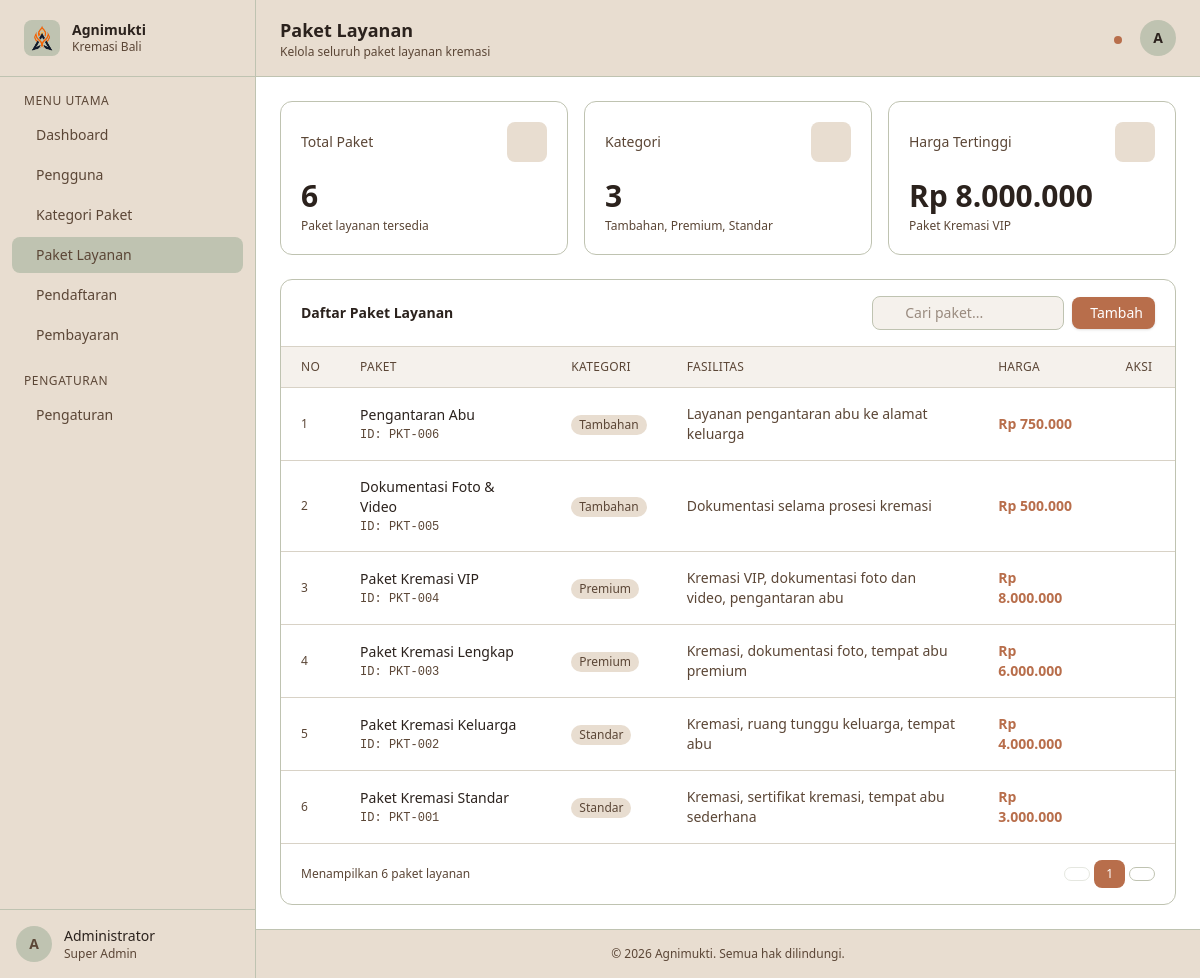
/admin/index.php?page=services, run on the app's committed database.
### tables this page shows
CREATE TABLE paket_layanan (
    id_paket INT AUTO_INCREMENT PRIMARY KEY,
    id_kategori INT NOT NULL,
    nama_paket VARCHAR(100) NOT NULL,
    harga DECIMAL(12,2) NOT NULL,
    fasilitas TEXT,
    created_at TIMESTAMP DEFAULT CURRENT_TIMESTAMP,

    CONSTRAINT fk_paket_kategori
    FOREIGN KEY (id_kategori)
    REFERENCES kategori_paket(id_kategori)
    ON UPDATE CASCADE
    ON DELETE RESTRICT
);

CREATE TABLE kategori_paket (
    id_kategori INT AUTO_INCREMENT PRIMARY KEY,
    nama_kategori VARCHAR(100) NOT NULL,
    deskripsi TEXT,
    created_at TIMESTAMP DEFAULT CURRENT_TIMESTAMP
);

### config/Database.php (called while the page is built)
<?php
class Database {
    private $host = "localhost";
    private $username = "root";
    private $password = "";
    private $dbname   = "db_agnimukti";
    public function connect() {
        try {
            $pdo = new PDO(
                "mysql:host={$this->host};dbname={$this->dbname};charset=utf8mb4",
                $this->username,
                $this->password
            );
            $pdo->setAttribute(PDO::ATTR_ERRMODE, PDO::ERRMODE_EXCEPTION);
            return $pdo;
        } catch (PDOException $e) {
            die("Koneksi database gagal: " . $e->getMessage());
        }
    }
}
?>

### classes/PaketLayanan.php (called while the page is built, shortened)
<?php
require_once __DIR__ . '/../config/Database.php';
class PaketLayanan
{
    private $conn;
    public function __construct()
    {
        $database = new Database();
        $this->conn = $database->connect();
    }
    public function getAll()
    {
        $sql = "SELECT
                    p.id_paket,
                    p.id_kategori,
                    k.nama_kategori,
                    p.nama_paket,
                    p.harga,
                    p.fasilitas
                FROM paket_layanan p
                JOIN kategori_paket k
                    ON p.id_kategori = k.id_kategori
                ORDER BY p.id_paket DESC";
        $stmt = $this->conn->prepare($sql);
        $stmt->execute();
        return $stmt->fetchAll(PDO::FETCH_ASSOC);
    }
}

### classes/KategoriPaket.php (called while the page is built, shortened)
<?php
require_once __DIR__ . '/../config/Database.php';
class KategoriPaket {
    private $conn;
    public function __construct()
    {
        $database = new Database();
        $this->conn = $database->connect();
    }
    public function getAll() {
        try {
        $query = "SELECT * FROM kategori_paket ORDER BY id_kategori DESC";
        $stmt = $this->conn->prepare($query);
        $stmt->execute();
        $data = $stmt->fetchAll(PDO::FETCH_ASSOC);
        return [
            "status" => true,
            "message" => "Data kategori berhasil diambil",
            "data" => $data
        ];
        } catch (PDOException $e) {
            return [
                "status" => false,
                "message" => $e->getMessage()
            ];
        }
    }
}
?>

### public/admin/pages/services.php (the view, shortened to what this page needs)
<?php
require_once __DIR__ . '/../../../classes/KategoriPaket.php';
require_once __DIR__ . '/../../../classes/PaketLayanan.php';
$paketModel = new PaketLayanan();
$kategoriModel = new KategoriPaket();
$resKategori = $kategoriModel->getAll();
$kategori_list = ($resKategori['status']) ? $resKategori['data'] : [];
$daftar_paket = $paketModel->getAll();
$total_paket = count($daftar_paket);
$kategori_unik = array_unique(array_column($daftar_paket, 'nama_kategori'));
$total_kategori = count($kategori_list);
$harga_tertinggi = 0;
$nama_paket_tertinggi = '-';
foreach ($daftar_paket as $p) {
    if ($p['harga'] > $harga_tertinggi) {
        $harga_tertinggi = $p['harga'];
        $nama_paket_tertinggi = $p['nama_paket'];
    }
}
$format_harga_tertinggi = $harga_tertinggi > 0 ? 'Rp ' . number_format($harga_tertinggi, 0, ',', '.') : 'Rp 0';
?>
<header class="bg-[#E8DDD0] border-b border-[#BFC3B1] px-6 py-4 flex items-center justify-between sticky top-0 z-30">
    <div>
        <h1 class="text-lg font-semibold text-[#2B221D]">Paket Layanan</h1>
        <p class="text-xs text-[#5B4636]">Kelola seluruh paket layanan kremasi</p>
    </div>
    <div class="flex items-center gap-3">
        <button class="relative text-[#5B4636] hover:text-[#2B221D] p-2 rounded-lg hover:bg-[#D8D2C6] transition-colors">
            <span class="absolute top-1.5 right-1.5 w-2 h-2 bg-[#B86E4B] rounded-full"></span>
        </button>
        <div class="w-9 h-9 rounded-full bg-[#BFC3B1] flex items-center justify-center text-[#2B221D] font-semibold text-sm">A</div>
    </div>
</header>
<main class="flex-1 p-6 space-y-6">
    <div class="grid grid-cols-1 sm:grid-cols-3 gap-4">
        <div class="bg-white rounded-xl border border-[#BFC3B1] p-5">
            <div class="flex items-center justify-between mb-4">
                <p class="text-sm text-[#5B4636]">Total Paket</p>
                <div class="w-10 h-10 rounded-lg bg-[#E8DDD0] flex items-center justify-center">
                </div>
            </div>
            <p class="text-3xl font-semibold text-[#2B221D]"><?= $total_paket; ?></p>
            <p class="text-xs text-[#5B4636] mt-1">Paket layanan tersedia</p>
        </div>
        <div class="bg-white rounded-xl border border-[#BFC3B1] p-5">
            <div class="flex items-center justify-between mb-4">
                <p class="text-sm text-[#5B4636]">Kategori</p>
                <div class="w-10 h-10 rounded-lg bg-[#E8DDD0] flex items-center justify-center">
                </div>
            </div>
            <p class="text-3xl font-semibold text-[#2B221D]"><?= $total_kategori; ?></p>
            <p class="text-xs text-[#5B4636] mt-1"><?= count($kategori_unik) > 0 ? implode(', ', $kategori_unik) : 'Belum ada paket aktif'; ?></p>
        </div>
        <div class="bg-white rounded-xl border border-[#BFC3B1] p-5">
            <div class="flex items-center justify-between mb-4">
                <p class="text-sm text-[#5B4636]">Harga Tertinggi</p>
                <div class="w-10 h-10 rounded-lg bg-[#E8DDD0] flex items-center justify-center">
                </div>
            </div>
            <p class="text-3xl font-semibold text-[#2B221D]"><?= $format_harga_tertinggi; ?></p>
            <p class="text-xs text-[#5B4636] mt-1"><?= htmlspecialchars($nama_paket_tertinggi); ?></p>
        </div>
    </div>
    <div class="bg-white rounded-xl border border-[#BFC3B1]">
        <div class="px-5 py-4 border-b border-[#D8D2C6] flex flex-col sm:flex-row sm:items-center gap-3 justify-between">
            <h2 class="text-sm font-semibold text-[#2B221D]">Daftar Paket Layanan</h2>
            <div class="flex items-center gap-2">
                <div class="relative">
                    <input
                        type="text"
                        id="searchLayanan"
                        placeholder="Cari paket..."
                        class="pl-8 pr-4 py-1.5 text-sm border border-[#BFC3B1] rounded-lg bg-[#F5F1EC] text-[#2B221D] placeholder-[#5B4636]/60 focus:outline-none focus:ring-2 focus:ring-[#B86E4B]/30 focus:border-[#B86E4B] w-48"
                        onkeyup="searchTable()"
                    >
                </div>
                <button onclick="document.getElementById('modalTambah').classList.remove('hidden')"
                    class="flex items-center gap-1.5 px-3 py-1.5 bg-[#B86E4B] hover:bg-[#B86E4B]/90 text-white text-sm rounded-lg transition-colors shadow-sm">
                    Tambah
                </button>
            </div>
        </div>
        <div class="overflow-x-auto">
            <table class="w-full text-sm" id="tablePaket">
                <thead>
                    <tr class="bg-[#F5F1EC] text-left text-xs text-[#5B4636] uppercase tracking-wide border-b border-[#D8D2C6]">
                        <th class="px-5 py-3 font-medium">No</th>
                        <th class="px-5 py-3 font-medium">Paket</th>
                        <th class="px-5 py-3 font-medium">Kategori</th>
                        <th class="px-5 py-3 font-medium">Fasilitas</th>
                        <th class="px-5 py-3 font-medium">Harga</th>
                        <th class="px-5 py-3 font-medium text-center">Aksi</th>
                    </tr>
                </thead>
                <tbody class="divide-y divide-[#D8D2C6]">
                    <?php if (empty($daftar_paket)): ?>
                    <tr>
                        <td colspan="6" class="px-5 py-8 text-center text-[#5B4636]/70 italic">Belum ada data paket layanan.</td>
                    </tr>
                    <?php else: ?>
                        <?php $no = 1; foreach ($daftar_paket as $paket): ?>
                        <tr class="hover:bg-[#F5F1EC] transition-colors row-paket">
                            <td class="px-5 py-3.5 text-[#5B4636] text-xs"><?= $no++; ?></td>
                            <td class="px-5 py-4">
                                <div>
                                    <p class="font-medium text-[#2B221D] nama-paket-text"><?= htmlspecialchars($paket['nama_paket']); ?></p>
                                    <p class="text-xs text-[#5B4636] font-mono mt-0.5">ID: PKT-<?= str_pad($paket['id_paket'], 3, '0', STR_PAD_LEFT); ?></p>
                                </div>
                            </td>
                            <td class="px-5 py-4">
                                <span class="inline-flex px-2 py-0.5 rounded-full text-xs font-medium bg-[#E8DDD0] text-[#5B4636]">
                                    <?= htmlspecialchars($paket['nama_kategori']); ?>
                                </span>
                            </td>
                            <td class="px-5 py-4 text-[#5B4636] max-w-xs">
                                <?= nl2br(htmlspecialchars($paket['fasilitas'] ?? '')); ?>
                            </td>
                            <td class="px-5 py-4 font-semibold text-[#B86E4B]">
                                Rp <?= number_format($paket['harga'], 0, ',', '.'); ?>
                            </td>
                            <td class="px-5 py-3.5">
                                <div class="flex items-center justify-center gap-2">
                                    <button onclick="openEdit(<?= htmlspecialchars(json_encode($paket)); ?>)" class="p-1.5 rounded-lg text-[#5B4636] hover:bg-[#E8DDD0] transition-colors" title="Edit">
                                    </button>
                                    <button onclick="confirmDelete(<?= $paket['id_paket']; ?>, '<?= htmlspecialchars($paket['nama_paket'], ENT_QUOTES); ?>')" class="p-1.5 rounded-lg text-[#B86E4B] hover:bg-[#B86E4B]/10 transition-colors" title="Hapus">
                                    </button>
                                </div>
                            </td>
                        </tr>
                        <?php endforeach; ?>
                    <?php endif; ?>
                </tbody>
            </table>
        </div>
        <div class="px-5 py-4 border-t border-[#D8D2C6] flex items-center justify-between">
            <p class="text-xs text-[#5B4636]">Menampilkan <?= count($daftar_paket); ?> paket layanan</p>
            <div class="flex items-center gap-1">
                <button class="px-3 py-1.5 text-xs text-[#5B4636] border border-[#BFC3B1] rounded-lg hover:bg-[#F5F1EC] disabled:opacity-40" disabled>
                </button>
                <button class="px-3 py-1.5 text-xs bg-[#B86E4B] text-white rounded-lg">1</button>
                <button class="px-3 py-1.5 text-xs text-[#5B4636] border border-[#BFC3B1] rounded-lg hover:bg-[#F5F1EC]" disabled>
                </button>
            </div>
        </div>
    </div>
</main>

### data on the page
paket_layanan: harga "Rp 8.000.000", nama_paket "Paket Kremasi VIP", id_paket "004", id_kategori.nama_kategori "Premium", fasilitas "Kremasi VIP, dokumentasi foto dan video, pengantaran abu", harga "8.000.000"
paket_layanan: nama_paket "Pengantaran Abu", id_paket "006", id_kategori.nama_kategori "Tambahan", fasilitas "Layanan pengantaran abu ke alamat keluarga", harga "750.000"
paket_layanan: nama_paket "Dokumentasi Foto & Video", id_paket "005", id_kategori.nama_kategori "Tambahan", fasilitas "Dokumentasi selama prosesi kremasi", harga "500.000"
paket_layanan: nama_paket "Paket Kremasi Lengkap", id_paket "003", id_kategori.nama_kategori "Premium", fasilitas "Kremasi, dokumentasi foto, tempat abu premium", harga "6.000.000"
paket_layanan: nama_paket "Paket Kremasi Keluarga", id_paket "002", id_kategori.nama_kategori "Standar", fasilitas "Kremasi, ruang tunggu keluarga, tempat abu", harga "4.000.000"
paket_layanan: nama_paket "Paket Kremasi Standar", id_paket "001", id_kategori.nama_kategori "Standar", fasilitas "Kremasi, sertifikat kremasi, tempat abu sederhana", harga "3.000.000"

### other printed values
$total_paket "6"
$total_kategori "3"
implode(', ', $kategori_unik) "Tambahan, Premium, Standar"
count($daftar_paket) "6"
